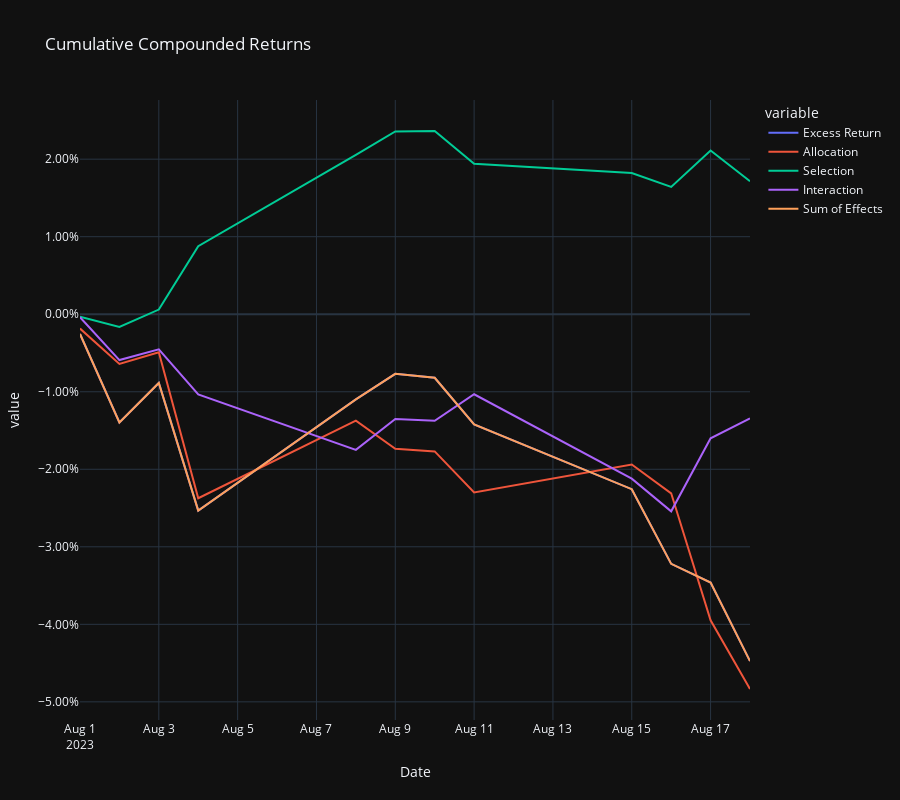

The cell this chart's notebook holds for it:
### Code cell
import plotly.express as px

def plot_cumulative_effects(compound_df):
    fig = px.line(
        compound_df,
        title='Cumulative Compounded Returns',
        height=800
    )

    fig.update_layout(
        template='plotly_dark',
        yaxis=dict(tickformat='.2%')
    )

    return fig

plot_cumulative_effects(compounded_effects)

### Figure 1 — Plotly figure (JSON) as saved in the notebook; plotly's stock layout.template omitted (floating-point values rounded to 4 significant figures)
{"data": [{"hovertemplate": "variable=Excess Return<br>Date=%{x}<br>value=%{y}<extra></extra>", "legendgroup": "Excess Return", "line": {"color": "#636efa", "dash": "solid"}, "marker": {"symbol": "circle"}, "mode": "lines", "name": "Excess Return", "orientation": "v", "showlegend": true, "type": "scatter", "x": ["2023-08-01T00:00:00", "2023-08-02T00:00:00", "2023-08-03T00:00:00", "2023-08-04T00:00:00", "2023-08-08T00:00:00", "2023-08-09T00:00:00", "2023-08-10T00:00:00", "2023-08-11T00:00:00", "2023-08-15T00:00:00", "2023-08-16T00:00:00", "2023-08-17T00:00:00", "2023-08-18T00:00:00"], "xaxis": "x", "y": [-0.002553, -0.01396, -0.008866, -0.02532, -0.01099, -0.007684, -0.008203, -0.01422, -0.02257, -0.0322, -0.0346, -0.04475], "yaxis": "y"}, {"hovertemplate": "variable=Allocation<br>Date=%{x}<br>value=%{y}<extra></extra>", "legendgroup": "Allocation", "line": {"color": "#EF553B", "dash": "solid"}, "marker": {"symbol": "circle"}, "mode": "lines", "name": "Allocation", "orientation": "v", "showlegend": true, "type": "scatter", "x": ["2023-08-01T00:00:00", "2023-08-02T00:00:00", "2023-08-03T00:00:00", "2023-08-04T00:00:00", "2023-08-08T00:00:00", "2023-08-09T00:00:00", "2023-08-10T00:00:00", "2023-08-11T00:00:00", "2023-08-15T00:00:00", "2023-08-16T00:00:00", "2023-08-17T00:00:00", "2023-08-18T00:00:00"], "xaxis": "x", "y": [-0.00185, -0.006417, -0.004901, -0.02374, -0.01372, -0.01735, -0.0177, -0.02299, -0.01939, -0.0231, -0.03949, -0.04834], "yaxis": "y"}, {"hovertemplate": "variable=Selection<br>Date=%{x}<br>value=%{y}<extra></extra>", "legendgroup": "Selection", "line": {"color": "#00cc96", "dash": "solid"}, "marker": {"symbol": "circle"}, "mode": "lines", "name": "Selection", "orientation": "v", "showlegend": true, "type": "scatter", "x": ["2023-08-01T00:00:00", "2023-08-02T00:00:00", "2023-08-03T00:00:00", "2023-08-04T00:00:00", "2023-08-08T00:00:00", "2023-08-09T00:00:00", "2023-08-10T00:00:00", "2023-08-11T00:00:00", "2023-08-15T00:00:00", "2023-08-16T00:00:00", "2023-08-17T00:00:00", "2023-08-18T00:00:00"], "xaxis": "x", "y": [-0.0003159, -0.001646, 0.0006023, 0.008778, 0.02054, 0.02358, 0.02363, 0.01939, 0.01822, 0.01642, 0.02112, 0.01714], "yaxis": "y"}, {"hovertemplate": "variable=Interaction<br>Date=%{x}<br>value=%{y}<extra></extra>", "legendgroup": "Interaction", "line": {"color": "#ab63fa", "dash": "solid"}, "marker": {"symbol": "circle"}, "mode": "lines", "name": "Interaction", "orientation": "v", "showlegend": true, "type": "scatter", "x": ["2023-08-01T00:00:00", "2023-08-02T00:00:00", "2023-08-03T00:00:00", "2023-08-04T00:00:00", "2023-08-08T00:00:00", "2023-08-09T00:00:00", "2023-08-10T00:00:00", "2023-08-11T00:00:00", "2023-08-15T00:00:00", "2023-08-16T00:00:00", "2023-08-17T00:00:00", "2023-08-18T00:00:00"], "xaxis": "x", "y": [-0.0003878, -0.005915, -0.004535, -0.01035, -0.01749, -0.01352, -0.01374, -0.01033, -0.02121, -0.02543, -0.01601, -0.01344], "yaxis": "y"}, {"hovertemplate": "variable=Sum of Effects<br>Date=%{x}<br>value=%{y}<extra></extra>", "legendgroup": "Sum of Effects", "line": {"color": "#FFA15A", "dash": "solid"}, "marker": {"symbol": "circle"}, "mode": "lines", "name": "Sum of Effects", "orientation": "v", "showlegend": true, "type": "scatter", "x": ["2023-08-01T00:00:00", "2023-08-02T00:00:00", "2023-08-03T00:00:00", "2023-08-04T00:00:00", "2023-08-08T00:00:00", "2023-08-09T00:00:00", "2023-08-10T00:00:00", "2023-08-11T00:00:00", "2023-08-15T00:00:00", "2023-08-16T00:00:00", "2023-08-17T00:00:00", "2023-08-18T00:00:00"], "xaxis": "x", "y": [-0.002553, -0.01396, -0.008866, -0.02532, -0.01099, -0.007684, -0.008203, -0.01422, -0.02257, -0.0322, -0.0346, -0.04475], "yaxis": "y"}], "layout": {"height": 800, "legend": {"title": {"text": "variable"}, "tracegroupgap": 0}, "title": {"text": "Cumulative Compounded Returns"}, "xaxis": {"anchor": "y", "domain": [0, 1], "title": {"text": "Date"}}, "yaxis": {"anchor": "x", "domain": [0, 1], "tickformat": ".2%", "title": {"text": "value"}}}}
